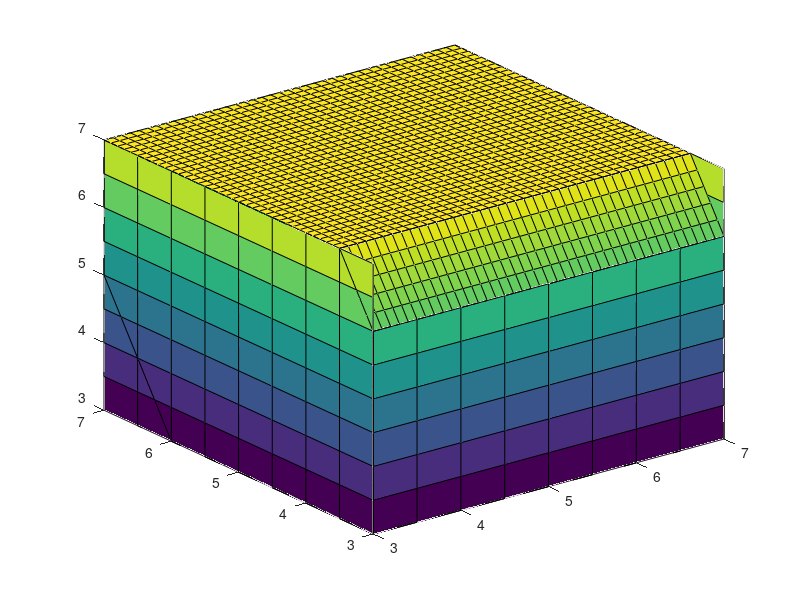

MATLAB code to generate this figure:
function plotHyperCube
[X,Z] = meshgrid(3:0.5:7,3:0.5:6);
Y = 3*ones(size(X));
surf(X,Y,Z)
hold on
[X,Z] = meshgrid(3:0.5:7,5:0.5:7);
Y = 7*ones(size(X));
surf(X,Y,Z)
hold on
[X,Y] = meshgrid(3:0.1:7,3.5:0.1:7);
Z = 7*ones(size(X));
surf(X,Y,Z)
hold on
[X,Y] = meshgrid(3:0.5:7,3:0.5:6);
Z = 3*ones(size(X));
surf(X,Y,Z)
hold on
[Y,Z] = meshgrid(3:0.5:7,3:0.5:7);
X = 7*ones(size(Y));
surf(X,Y,Z)
hold on
[Y,Z] = meshgrid(3:0.5:7,3:0.5:7);
S = ones(size(Y));
X = 3*ones(size(Y));
surf(X,Y,Z)
hold on
[Y,X] = meshgrid(3:0.1:3.5,3:0.1:7);
Z = 2*Y;
surf(X,Y,Z)
hold on
[Y,X] = meshgrid(6:0.5:7,3:0.5:7);
Z = 2*Y-9;
surf(X,Y,Z)